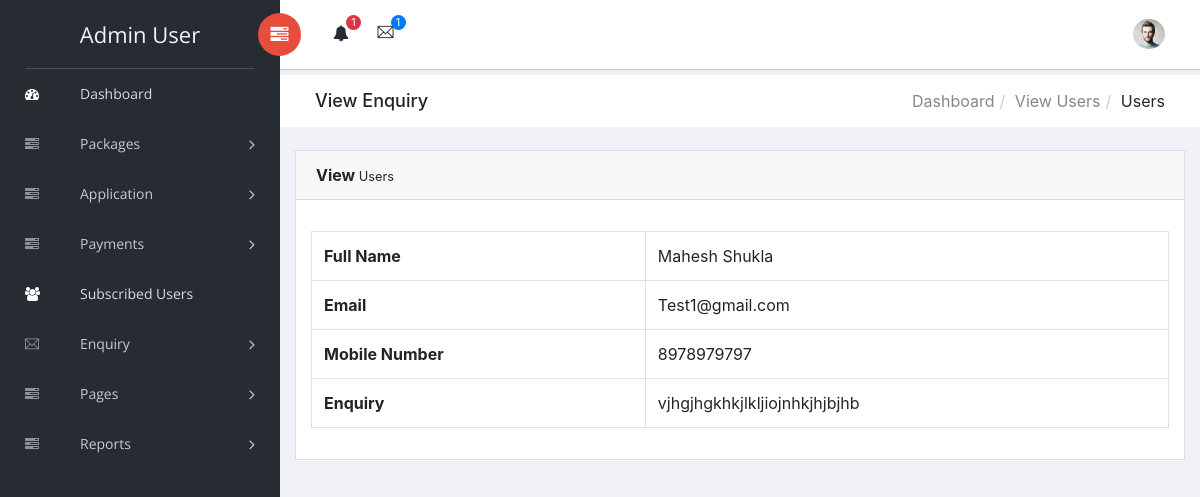
The app's page /admin/view-user-enquiry.php?enqid=4 (signed in) with its own data.
### tables this page shows
CREATE TABLE `tblenquiry` (
  `ID` int(10) NOT NULL,
  `FullName` varchar(120) DEFAULT NULL,
  `MobileNumber` bigint(10) DEFAULT NULL,
  `Email` varchar(120) DEFAULT NULL,
  `Enquiry` varchar(250) DEFAULT NULL,
  `EnquiryDate` timestamp NULL DEFAULT current_timestamp(),
  `Is_Read` char(1) DEFAULT NULL
);

### admin/view-user-enquiry.php (the view, shortened to what this page needs)
<?php
include('includes/dbconnection.php');
if (strlen($_SESSION['cdsmsaid']==0)) {
  header('location:logout.php');
  } else{
?>
<!doctype html>
<html class="no-js" lang="en">
<head>
    <link rel="stylesheet" href="vendors/bootstrap/dist/css/bootstrap.min.css">
    <link rel="stylesheet" href="vendors/font-awesome/css/font-awesome.min.css">
    <link rel="stylesheet" href="vendors/themify-icons/css/themify-icons.css">
    <link rel="stylesheet" href="vendors/flag-icon-css/css/flag-icon.min.css">
    <link rel="stylesheet" href="vendors/selectFX/css/cs-skin-elastic.css">
    <link rel="stylesheet" href="assets/css/style.css">
</head>
<body>
    <?php include_once('includes/sidebar.php');?>
    <div id="right-panel" class="right-panel">
        <?php include_once('includes/header.php');?>
        <div class="breadcrumbs">
            <div class="col-sm-4">
                <div class="page-header float-left">
                    <div class="page-title">
                        <h1>View Enquiry</h1>
                    </div>
                </div>
            </div>
            <div class="col-sm-8">
                <div class="page-header float-right">
                    <div class="page-title">
                        <ol class="breadcrumb text-right">
                            <li><a href="dashboard.php">Dashboard</a></li>
                            <li><a href="old-user-enquiry.php">View Users</a></li>
                            <li class="active">Users</li>
                        </ol>
                    </div>
                </div>
            </div>
        </div>
        <div class="content mt-3">
            <div class="animated fadeIn">
                <div class="row">
                    <div class="col-lg-6">
                    </div>
                    <div class="col-lg-12">
                        <div class="card">
                            <div class="card-header"><strong>View</strong><small> Users</small></div>
                            <div class="card-body card-block">
 <?php
 $cid=$_GET['enqid'];
$ret=mysqli_query($con,"select * from tblenquiry where ID='$cid'");
while ($row=mysqli_fetch_array($ret)) {
?>
<table border="1" class="table table-bordered mg-b-0">
    <tr>
    <th>Full Name</th>
    <td><?php  echo $row['FullName'];?></td>
  </tr>
   <tr>
    <th>Email</th>
    <td><?php  echo $row['Email'];?></td>
  </tr>
  <tr>
    <th>Mobile Number</th>
    <td><?php  echo $row['MobileNumber'];?></td>
  </tr>
   <tr>
    <th>Enquiry</th>
    <td><?php  echo $row['Enquiry'];?></td>
  </tr>
      <?php } ?>
      </table>                                      </div>
                                            </div>
                                        </div>
                                    </div>
                                </div>
</body>
</html>
<?php }  ?>

### admin/includes/sidebar.php (shortened to what this page needs)
<aside id="left-panel" class="left-panel">
        <nav class="navbar navbar-expand-sm navbar-default">
<?php
$adminid=$_SESSION['cdsmsaid'];
$ret=mysqli_query($con,"select AdminName from tbladmin where ID='$adminid'");
$row=mysqli_fetch_array($ret);
$name=$row['AdminName'];
?>
            <div class="navbar-header">
                <a class="navbar-brand" href="dashboard.php"><?php echo $name; ?></a>
            </div>
            <div id="main-menu" class="main-menu collapse navbar-collapse">
                <ul class="nav navbar-nav">
                    <li class="active">
                        <a href="dashboard.php"> <i class="menu-icon fa fa-dashboard"></i>Dashboard </a>
                    </li>
<li class="menu-item-has-children dropdown">
                        <a href="#" class="dropdown-toggle" data-toggle="dropdown" aria-haspopup="true" aria-expanded="false"> <i class="menu-icon fa fa-tasks"></i>Packages</a>
                    </li>
<li class="menu-item-has-children dropdown">
                        <a href="#" class="dropdown-toggle" data-toggle="dropdown" aria-haspopup="true" aria-expanded="false"> <i class="menu-icon fa fa-tasks"></i>Application</a>
                    </li>
<li class="menu-item-has-children dropdown">
                        <a href="#" class="dropdown-toggle" data-toggle="dropdown" aria-haspopup="true" aria-expanded="false"> <i class="menu-icon fa fa-tasks"></i>Payments</a>
                    </li>
                     <li class="active">
                        <a href="subscribed-users.php"> <i class="menu-icon fa fa-users"></i>Subscribed Users</a>
                    </li>
               <li class="menu-item-has-children dropdown">
                        <a href="registered-users.php" class="dropdown-toggle" data-toggle="dropdown" aria-haspopup="true" aria-expanded="false"> <i class="menu-icon ti-email"></i>Enquiry</a>
                    </li>
   <li class="menu-item-has-children dropdown">
                        <a href="#" class="dropdown-toggle" data-toggle="dropdown" aria-haspopup="true" aria-expanded="false"> <i class="menu-icon fa fa-tasks"></i>Pages</a>
                    </li>
                    <li class="menu-item-has-children dropdown">
                        <a href="#" class="dropdown-toggle" data-toggle="dropdown" aria-haspopup="true" aria-expanded="false"> <i class="menu-icon fa fa-tasks"></i>Reports</a>
                    </li>
                </ul>
            </div>
        </nav>
    </aside>

### records on screen
tblenquiry: FullName "Mahesh Shukla", Email "Test1@gmail.com", MobileNumber "8978979797", Enquiry "vjhgjhgkhkjlkljiojnhkjhjbjhb"

### other values on screen
$name "Admin User"
$num "1"
$num1 "1"
